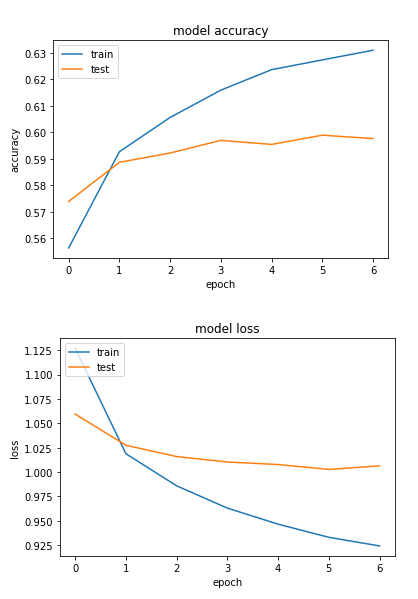

Reproduce this figure in Python.
# -*- coding: utf-8 -*-
"""
Created on Sun Jan  6 15:49:02 2019

@author: zxc63
"""

from keras.models import Sequential
from keras.layers import Dense,Reshape
from keras.layers import LSTM,Flatten
from keras.layers.convolutional import Conv1D
from keras.layers.convolutional import MaxPooling1D
from keras.callbacks import ModelCheckpoint
from keras.callbacks import EarlyStopping
from sklearn.model_selection import train_test_split
from keras.utils import to_categorical
from gensim.models import Word2Vec
import collections
import nltk
import numpy as np
import csv
import matplotlib.pyplot as plt
import string
maxlen = 0
word_freqs = collections.Counter()
num_recs = 0
punc=string.punctuation
punc=punc.replace('\'','')
punc=punc.replace(',','')
table = str.maketrans({key: None for key in punc})
with open('5-label-train.csv', newline = '',encoding = 'UTF8' ) as csvfile :
    rows = csv.DictReader(csvfile)
    for row in rows:
        sentence = row['Phrase']
        label = row['Sentiment']
        sentence=sentence.translate(table)
        words = nltk.word_tokenize(sentence.lower())
        if len(words) > maxlen:
            maxlen = len(words)
        for word in words:
            if not word.isdigit():
                word_freqs[word] += 1
        num_recs += 1  
## 準備數據
MAX_FEATURES = 16000
max_length = 50
vocab_size = min(MAX_FEATURES, len(word_freqs)) + 2

####===================================================================================================

X = []                          #word2vec training set
X_train_data = []               #訓練集
y = []                          #訓練集的Label
data_test = []                  #測試集              
data_test_label = []            #測試集的Label
word_dict={}                    #詞向量轉換

with open('5-label-train.csv', newline = '',encoding = 'UTF8') as csvfile :
    rows = csv.DictReader(csvfile)
    for row in rows:
        sentence = row['Phrase']
        label = row['Sentiment']
        sentence=sentence.translate(table)
        words = nltk.word_tokenize(sentence.lower())
        n_words=[]
        for word in words:
            if not word.isdigit():
                n_words.append(word)
        X.append(n_words)
        X_train_data.append(n_words)
        y.append(int(label))

csvfile = open('5-label-test.csv', newline = '',encoding = 'UTF8')
rows = csv.DictReader(csvfile)
for row in rows:
    label = row['PhraseId']
    sentence = row['Phrase']
    sentence=sentence.translate(table)
    words = nltk.word_tokenize(sentence.lower()) 
    n_words=[]
    for word in words:
        if not word.isdigit():
            n_words.append(word)    
    data_test.append(n_words)
    X.append(n_words)
    data_test_label.append(label)
csvfile.close()


EMBEDDING_DIM = 100

w2v_model = Word2Vec(X,size=EMBEDDING_DIM,min_count=5,workers=2,iter=50) #訓練詞向量
for k, v in w2v_model.wv.vocab.items(): #載入詞向量的權重
	word_dict[k] = w2v_model.wv[k]
del w2v_model

print(1)

for idx in range(len(X_train_data)):
    tmp=[]
    for word in X_train_data[idx]:
        if word in word_dict:
            tmp.append(np.float32(word_dict[word]))
        else:
            tmp.append(np.zeros(EMBEDDING_DIM,dtype=np.float32))
    if len(tmp)<max_length:
        for rest in range(max_length-len(tmp)):
            tmp.append(np.zeros(EMBEDDING_DIM,dtype=np.float32))
    elif len(tmp)>max_length:
        tmp=tmp[:max_length]
    X_train_data[idx] = tmp

for idx in range(len(data_test)):
    tmp=[]
    for word in data_test[idx]:
        if word in word_dict:
            tmp.append(np.float32(word_dict[word]))
        else:
            tmp.append(np.zeros(EMBEDDING_DIM,dtype=np.float32))
    if len(tmp)<max_length:
        for rest in range(max_length-len(tmp)):
            tmp.append(np.zeros(EMBEDDING_DIM,dtype=np.float32))
    elif len(tmp)>max_length:
        tmp=tmp[:max_length]
    data_test[idx] = tmp

print(2)

y = to_categorical(np.asarray(y))

# 資料劃分訓練組及測試組
X_train, Xtest, y_train, ytest = train_test_split(X_train_data, y, test_size=0.2, random_state=42)

del word_freqs
del word_dict
del X
del y
del X_train_data

X_train = np.array(X_train, dtype=np.float32)
y_train = np.array(y_train, dtype=np.int8)


Xtest = np.array(Xtest, dtype=np.float32)
ytest = np.array(ytest, dtype=np.int8)

# 模型構建
print(3)

input_shape = (X_train.shape[1],X_train.shape[2],)
BATCH_SIZE = 100
NUM_EPOCHS = 20

"""embedding_layer = Embedding(vocab_size + 1 ,
                            EMBEDDING_DIM,
                            weights = word_dict,
                            input_length = max_length,
                            trainable=False)"""
model = Sequential()
model.add(Conv1D(filters=32, kernel_size = 3, padding='same', activation='relu',input_shape = input_shape))
model.add(MaxPooling1D(pool_size = 2))
model.add(Flatten())
# 1 layer of 100 units in the hidden layers of the LSTM cells
#model.add(LSTM(100,dropout = 0.2))
model.add(Dense(5, activation='softmax'))
model.compile(loss='categorical_crossentropy', optimizer='adam', metrics=['accuracy'])
# 模型訓練
checkpoint = ModelCheckpoint( 'sentiment-analysis-model',verbose=1, monitor='loss',save_best_only = True, mode='min')
early_stopping =  EarlyStopping(monitor='val_loss', min_delta=0, patience=3, verbose=0, mode='auto', baseline=None)

history = model.fit(X_train, y_train, batch_size=BATCH_SIZE,  callbacks=[checkpoint,early_stopping], epochs=NUM_EPOCHS,validation_data=(Xtest, ytest))

# list all data in history
print(history.history.keys())
# summarize history for accuracy
plt.plot(history.history['acc'])
plt.plot(history.history['val_acc'])
plt.title('model accuracy')
plt.ylabel('accuracy')
plt.xlabel('epoch')
plt.legend(['train', 'test'], loc='upper left')
plt.show()
# summarize history for loss
plt.plot(history.history['loss'])
plt.plot(history.history['val_loss'])
plt.title('model loss')
plt.ylabel('loss')
plt.xlabel('epoch')
plt.legend(['train', 'test'], loc='upper left')
plt.show()

# 預測
#score, acc = model.evaluate(Xtest, ytest, batch_size=BATCH_SIZE)
#print("\nTest score: %.3f, accuracy: %.3f" % (score, acc))
#print('{}   {}      {}'.format('預測','真實','句子'))
#for i in range(5):
#    idx = np.random.randint(len(Xtest))
#    xtest = Xtest[idx].reshape(1,MAX_SENTENCE_LENGTH)
#    ylabel = ytest[idx]
#    ypred = np.argmax(model.predict(xtest),axis = 1)
#    sent = " ".join([index2word[x] for x in xtest[0] if x != 0])
#    print(' {}      {}     {}'.format(np.reshape(ypred,(1)), int(ylabel), sent))

with open('output.csv', 'w', newline='') as csvfile:

  # 以空白分隔欄位，建立 CSV 檔寫入器
  data_test = np.array(data_test, dtype=np.float32)
  writer = csv.writer(csvfile, delimiter=',')
  writer.writerow(['PhraseId', 'Sentiment'])
  X = np.argmax(model.predict(data_test),axis = 1)
  for i, x in enumerate(X): 
      writer.writerow([data_test_label[i], x ])
